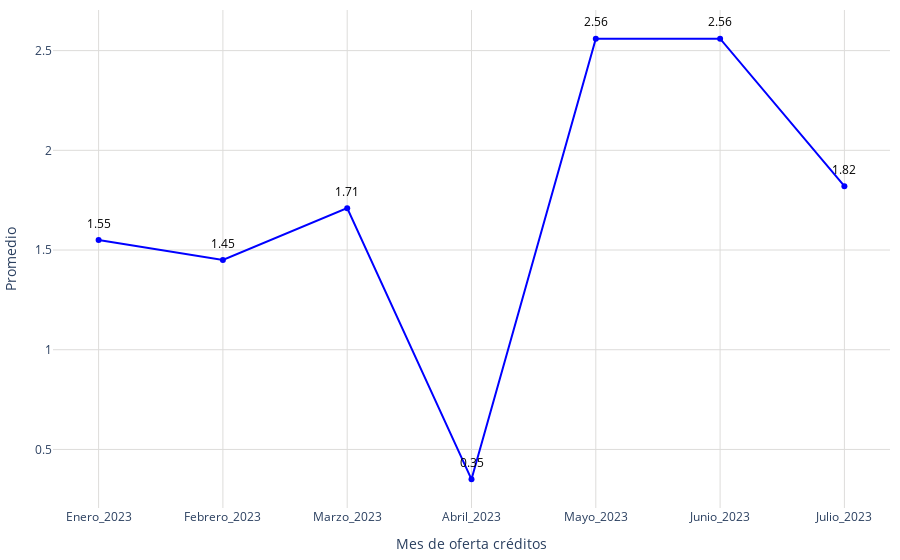

Source (notebook cell):
### Code cell
# Obtener los datos
promedio = conteo_2023['promedio_creditos']
meses = conteo_2023['mes']

# Crear figura
fig = go.Figure()
fig.add_trace(go.Scatter(
    x=meses,
    y=promedio,
    mode='markers+lines',
    marker=dict(color='blue'),
))
# Agregar anotaciones para mostrar los valores encima de los puntos
for mes, dia in zip(meses, promedio):
    fig.add_annotation(
        x=mes,
        y=dia,
        text=str(dia),  # Texto que se mostrará (el valor del día)
        showarrow=False,  # No mostrar la flecha
        font=dict(color='black', size=12),  # Estilo del texto
        xshift=0,  # Desplazamiento horizontal del texto
        yshift=17,  # Desplazamiento vertical del texto
        textangle=0  # Ángulo del texto
    )
# Actualizar diseño
fig.update_layout(
    #title='Meses de oferta',
    xaxis_title='Mes de oferta créditos',
    yaxis_title='Promedio',
    xaxis=dict(gridcolor='#dddcda', tickmode='array', tickvals=list(range(len(meses))), ticktext=meses),
    yaxis=dict(gridcolor='#dddcda', gridwidth=1),
    plot_bgcolor='rgba(0,0,0,0)',
    margin=dict(l=10, r=10, t=10, b=10),  # Ajusta los márgenes (left, right, top, bottom)   
)

# Exportar gráfica como archivo HTML
def guardar_grafico_como_html(fig, nombre_archivo, carpeta='assets/graficas'):
    # Crear la carpeta si no existe
    if not os.path.exists(carpeta):
        os.makedirs(carpeta)
    
    # Gráfica como archivo HTML en la carpeta especificada
    pio.write_html(fig, f'{carpeta}/{nombre_archivo}.html')

guardar_grafico_como_html(fig, 'g_scatt_MonthSupply', carpeta='assets/graficas')
fig.show()

### Figure 1 — Plotly figure (JSON) as saved in the notebook; plotly's stock layout.template omitted (floating-point values rounded to 4 significant figures)
{"data": [{"marker": {"color": "blue"}, "mode": "markers+lines", "type": "scatter", "x": ["Enero_2023", "Febrero_2023", "Marzo_2023", "Abril_2023", "Mayo_2023", "Junio_2023", "Julio_2023"], "y": [1.55, 1.45, 1.71, 0.35, 2.56, 2.56, 1.82]}], "layout": {"annotations": [{"font": {"color": "black", "size": 12}, "showarrow": false, "text": "1.55", "textangle": 0, "x": "Enero_2023", "xshift": 0, "y": 1.55, "yshift": 17}, {"font": {"color": "black", "size": 12}, "showarrow": false, "text": "1.45", "textangle": 0, "x": "Febrero_2023", "xshift": 0, "y": 1.45, "yshift": 17}, {"font": {"color": "black", "size": 12}, "showarrow": false, "text": "1.71", "textangle": 0, "x": "Marzo_2023", "xshift": 0, "y": 1.71, "yshift": 17}, {"font": {"color": "black", "size": 12}, "showarrow": false, "text": "0.35", "textangle": 0, "x": "Abril_2023", "xshift": 0, "y": 0.35, "yshift": 17}, {"font": {"color": "black", "size": 12}, "showarrow": false, "text": "2.56", "textangle": 0, "x": "Mayo_2023", "xshift": 0, "y": 2.56, "yshift": 17}, {"font": {"color": "black", "size": 12}, "showarrow": false, "text": "2.56", "textangle": 0, "x": "Junio_2023", "xshift": 0, "y": 2.56, "yshift": 17}, {"font": {"color": "black", "size": 12}, "showarrow": false, "text": "1.82", "textangle": 0, "x": "Julio_2023", "xshift": 0, "y": 1.82, "yshift": 17}], "margin": {"b": 10, "l": 10, "r": 10, "t": 10}, "plot_bgcolor": "rgba(0,0,0,0)", "xaxis": {"gridcolor": "#dddcda", "tickmode": "array", "ticktext": ["Enero_2023", "Febrero_2023", "Marzo_2023", "Abril_2023", "Mayo_2023", "Junio_2023", "Julio_2023"], "tickvals": [0, 1, 2, 3, 4, 5, 6], "title": {"text": "Mes de oferta créditos"}}, "yaxis": {"gridcolor": "#dddcda", "gridwidth": 1, "title": {"text": "Promedio"}}}}
